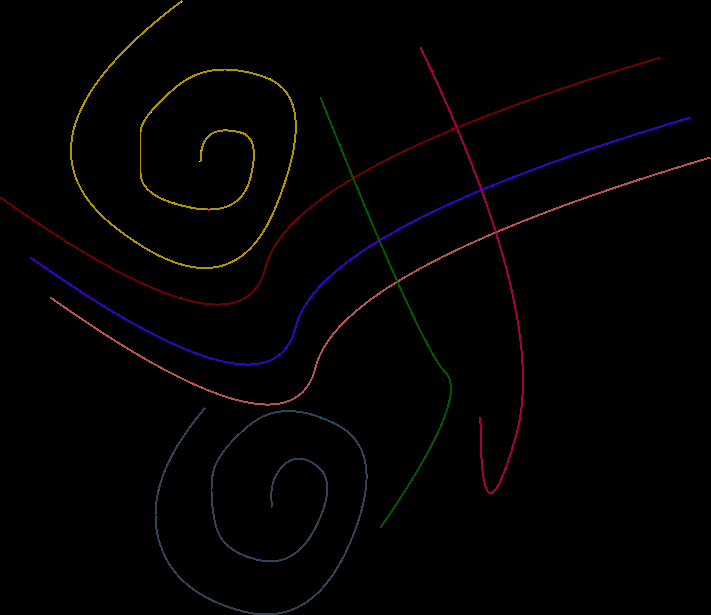
#> input picture demo/data/image1.png, 711 x 615 px
$ python main.py
#> lines starting #> are read from the running program, lines starting #| are printed output that depends on the picture; after the words box and inside, x2 and y2 are one past the last pixel; in counts of white or black regions, pixels touching at a corner belong together
### demo/extract_image_masks.py
import cv2 as cv
import numpy as np
from sklearn.cluster import KMeans

np.set_printoptions(threshold=np.inf)

def get_curve_masks(image_path : str, number_of_curves: int):
# Read the image
#> called with image_path = 'data/image1.png', number_of_curves = 7
    image = cv.imread(image_path, cv.IMREAD_COLOR)
#> image is the input picture: shape (615, 711, 3); mean B, G, R 1.5, 1.5, 2.7
    image = cv.cvtColor(image, cv.COLOR_BGR2RGB)  # Convert to RGB

    # Filter out zero-value pixels (black color)
    non_black_pixels = image[np.any(image != [0, 0, 0], axis=-1)]

    # Reshape the non-black pixels to be a list of pixels
    pixels = non_black_pixels.reshape((-1, 3))

    # Use KMeans to find the dominant colors
    num_colors = number_of_curves  # Number of colors to identify
    kmeans = KMeans(n_clusters=num_colors)
    kmeans.fit(pixels)

    # Get the cluster centers (the dominant colors)
    colors = kmeans.cluster_centers_.astype(int)

    # Create masks for each color
    masks = []
    for color in colors:
        lower_bound = np.array(
            [max(c - 5, 0) if c != 0 else 0 for c in color], dtype=np.uint8
        )
        upper_bound = np.array(
            [min(c + 5, 255) if c != 0 else 0 for c in color], dtype=np.uint8
        )
        print(color, lower_bound, upper_bound)
        mask = cv.inRange(image, lower_bound, upper_bound)
        masks.append(mask)
#> this loop made 7 passes
#> pass 1, in get_curve_masks, `mask = cv.inRange(image, lower_bound, upper_bound)`:
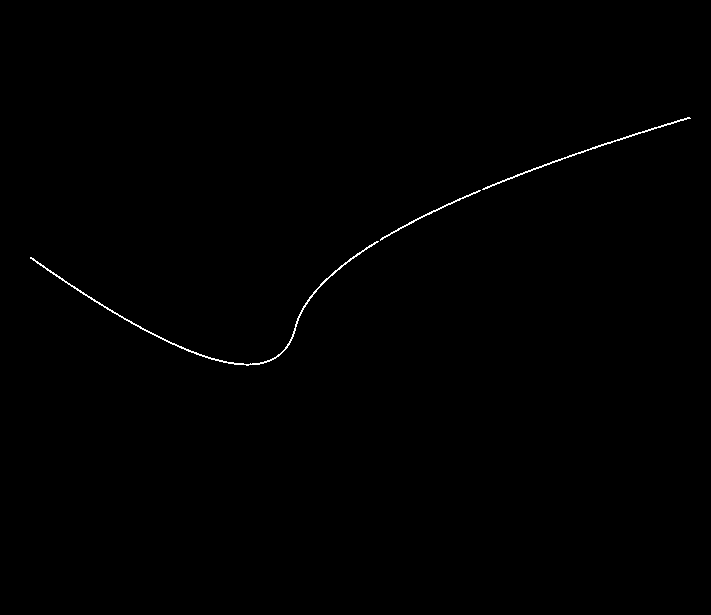
#> mask: shape (615, 711); 0.33% white in thin lines or dots, all inside (x1, y1, x2, y2) = (30, 117, 691, 366)
#> pass 2, in get_curve_masks, `mask = cv.inRange(image, lower_bound, upper_bound)`:
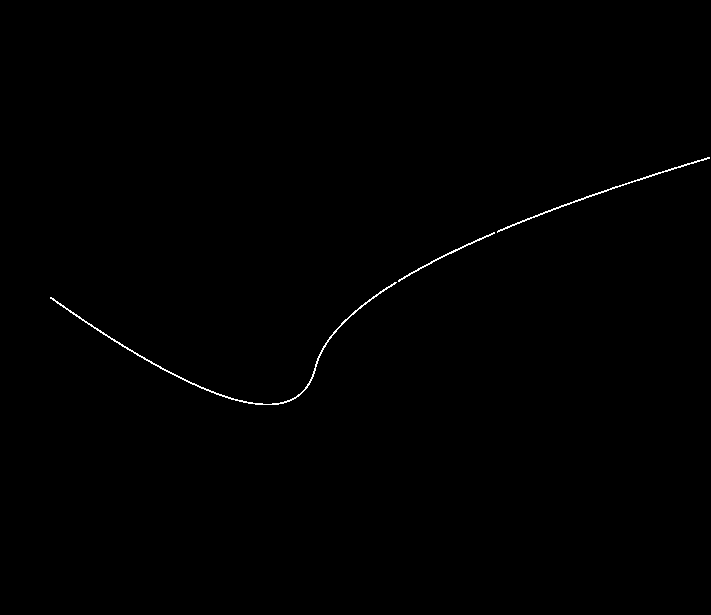
#> mask: shape (615, 711); 0.32% white in thin lines or dots, all inside (x1, y1, x2, y2) = (50, 157, 710, 405)
#> pass 3, in get_curve_masks, `mask = cv.inRange(image, lower_bound, upper_bound)`:
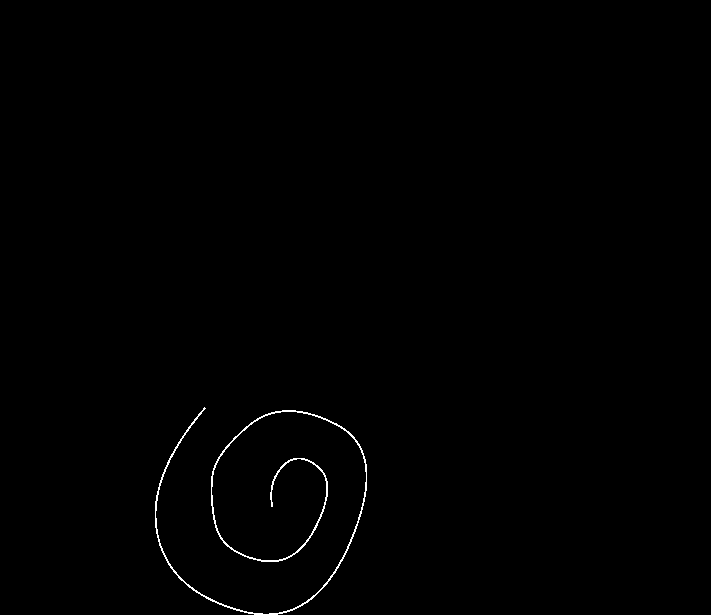
#> mask: shape (615, 711); 0.43% white in thin lines or dots, all inside (x1, y1, x2, y2) = (155, 407, 367, 615)
#> after the loop, masks = 7 items
    return masks

### demo/split_contour.py
import numpy as np
import cv2

def compute_cumulative_distance(points):
    """Compute cumulative traversal distance along the looped curve."""
    distances = np.zeros(len(points))
    for i in range(1, len(points)):
        distances[i] = distances[i - 1] + np.linalg.norm(points[i] - points[i - 1])
    return distances

def find_farthest_points_on_loop(points):
    """
    Finds the two farthest points on a closed curve using accumulated traversal distance.

    :param points: np.array of shape (N, 2), where each row is (x, y)
    :return: (index1, index2) of the two farthest points
    """
    points = np.array(points)  # Ensure it's a NumPy array

    # Step 1: Compute cumulative traversal distance along the curve
    distances = compute_cumulative_distance(points)

    # Step 2: Find total curve length
    total_length = distances[-1]

    # Step 3: Find the point where distance reaches half of total length
    half_distance = total_length / 2
    idx2 = np.searchsorted(distances, half_distance)  # Find the closest index

    # Start point is always the first point
    idx1 = 0

    return idx1, idx2, total_length
def extract_curve_from_mask_v1(image: cv2.typing.MatLike):
    # Convert the image to grayscale
    bgr = cv2.cvtColor(image, cv2.COLOR_RGB2BGR)
    gray = cv2.cvtColor(bgr, cv2.COLOR_BGR2GRAY)

    gray = cv2.GaussianBlur(gray, (3, 3), 1)


    # Ensure the image is binary
    _, binary_image = cv2.threshold(gray, 0, 255, cv2.THRESH_BINARY)

    # Find contours in the skeletonized image
    contours, _ = cv2.findContours(binary_image, cv2.RETR_TREE, cv2.CHAIN_APPROX_NONE)
    cv2.drawContours(binary_image, contours, -1, (255, 255, 255), 1)

    contours, _ = cv2.findContours(binary_image, cv2.RETR_TREE, cv2.CHAIN_APPROX_NONE)


    #draw contours with color blue and thickness 5

    # cv2.imshow("contours", bgr)
    # cv2.waitKey(0)

    paths = []
    colors = [(100, 200, 255), (0, 255, 0), (255, 0, 0), (255, 255, 0), (0, 255, 255), (255, 0, 255), (100, 105, 255), (0, 0, 0)]
    for i, contour in enumerate(contours):
        # Reshape the contour to a list of (x, y) points
        contour_points = contour.reshape(-1, 2)

        idx1, idx2, total_length = find_farthest_points_on_loop(contour_points)

        if (total_length < 5):
            continue

        print(f"Farthest points indices: {idx1}, {idx2}")
        print(f"Farthest points: {contour_points[idx1]}, {contour_points[idx2]}")
        print("total length of the contour", total_length)
        print(f"first point {contour_points[0]}, last point {contour_points[-1]}")


        # copy all the points from start to end
        path = contour_points[idx1:idx2 + 1]

        # [8 lines of commented-out code are left out]

        print("drawing line with path len", len(path))
        cv2.drawContours(bgr, [contour], -1, (255, 255, 255), 2)
        for j in range(len(path) - 1):
            cv2.line(bgr, tuple(path[j]), tuple(path[j+1]), colors[i % len(colors)], 2)
        cv2.circle(bgr, tuple(path[0]), 5, (0, 0, 255), -1)
        cv2.circle(bgr, tuple(path[-1]), 5, (0, 0, 255), -1)

        cv2.circle(bgr, tuple(contour_points[idx1]), 5, (255, 200, 0), -1)
        cv2.circle(bgr, tuple(contour_points[idx2]), 5, (255, 200, 0), -1)

        cv2.imshow("paths", bgr)
        cv2.waitKey(0)

        paths.append(path)

    # cv2.imshow("final image", bgr)
    # cv2.waitKey(0)
    return paths


# if __name__ == "__main__":

#     image = cv2.imread("../data/mask_3.png", cv2.IMREAD_COLOR)
#     extract_curve_from_mask(image)

### demo/curve_extraction_utils.py
import cv2
import numpy as np
import math
import matplotlib.pyplot as plt
from split_contour import extract_curve_from_mask_v1

def extract_curve_from_mask(image: cv2.typing.MatLike):
    # # Convert the image to grayscale
    # bgr = cv2.cvtColor(image, cv2.COLOR_RGB2BGR)
    # gray = cv2.cvtColor(bgr, cv2.COLOR_BGR2GRAY)

    # # Ensure the image is binary
    # _, binary_image = cv2.threshold(gray, 0, 255, cv2.THRESH_BINARY)

    # # Find contours in the skeletonized image
    # contours, _ = cv2.findContours(binary_image, cv2.RETR_TREE, cv2.CHAIN_APPROX_NONE)
    # # draw contours with color blue and thickness 5
    # # cv2.drawContours(bgr, contours, -1, (255, 255, 0), 2)
    # # cv2.imshow("contours", bgr)
    # # cv2.waitKey(0)

    paths = extract_curve_from_mask_v1(image)

    # [39 lines of commented-out code are left out]

    cv2.imshow("paths", image)
    cv2.waitKey(0)

    def get_distance(path1, path2):
        return np.linalg.norm(path1 - path2)

    # # Sort the paths based on the distance between the end of one path and the start of the next
    # do this for all paths, they can be in any order
    print("total paths", len(paths))

    # write all paths to a file (dynamically named)
    f = open("current_points.txt", "w")
    for path in paths:
        f.write("\n === path start ==== \n")

        # write first 5 points and last 5 points
        for i, point in enumerate(path):
            if i < 5 or i > len(path) - 6:
                x, y = point
                f.write(f"[{x}, {y}]\n")

    final_path = paths[0]
    paths.pop(0)
    threshold = 15
    consecquent_errors = 0
    while len(paths) > 0:
        for i, path in enumerate(paths):
            # if len(path) <= 10:
            #     paths.pop(i)
            #     continue
            start_to_end = get_distance(final_path[0], path[-1])
            end_to_start = get_distance(final_path[-1], path[0])
            start_to_start = get_distance(final_path[0], path[0])
            end_to_end = get_distance(final_path[-1], path[-1])
            print("trying to merge contour", i)
            print("start to end and (start, end)", start_to_end, final_path[0], path[-1])
            print("end to start and (end, start)", end_to_start, final_path[-1], path[0])
            print("start to start and (start, start)", start_to_start, final_path[0], path[0])
            print("end to end and (end, end)", end_to_end, final_path[-1], path[-1])

            if start_to_end < threshold:
                print("start to end", start_to_end)
                final_path = np.concatenate((path, final_path))
                paths.pop(i)
                consecquent_errors = 0
                break
            elif end_to_start < threshold:
                print("end to start", end_to_start)
                final_path = np.concatenate((final_path, path))
                paths.pop(i)
                consecquent_errors = 0
                break
            elif start_to_start < threshold:
                print("start to start", start_to_start)
                final_path = np.concatenate((path[::-1], final_path))
                paths.pop(i)
                consecquent_errors = 0
                break
            elif end_to_end < threshold:
                print("end to end", end_to_end)
                final_path = np.concatenate((final_path, path[::-1]))
                paths.pop(i)
                consecquent_errors = 0
                break
            else:
                print("No match found")
                consecquent_errors += 1
                threshold += 10

            if consecquent_errors > 15:
                print("consecquent_errors", consecquent_errors)
                print("Could not find a match for the path")
                exit(1)


            # see if any of these lines are over another, for example, when the path is reversing
            # there can be chances that one path/line is over another
            # identify such cases and try to merge them
            # if there are no matches, but the path is over another path, then try to merge them

            # for j in range(len(final_path) - 1):
            #     cv2.line(image, tuple(final_path[j]), tuple(final_path[j+1]), (255, 255, 255), 2)

            # # draw a circle at the start and end of the final path
            # cv2.circle(image, tuple(final_path[0]), 5, (0, 0, 255), -1)
            # cv2.circle(image, tuple(final_path[-1]), 5, (0, 0, 255), -1)

            # cv2.imshow("new path - ", image)
            # cv2.waitKey(0)

        if consecquent_errors == 0:
            threshold = 15


    # [7 lines of commented-out code are left out]
    return final_path

### demo/motion_model_utils.py
import numpy as np


def calculate_velocity_and_theta(coords):
    """
    Calculate velocity and orientation (theta) between consecutive points.

    Args:
    coords: List of (x, y) coordinates

    Returns:
    velocities: List of velocities between points
    thetas: List of orientations (theta) between points
    """
    velocities = []
    thetas = []
    velocities.append(0)  # Assume initial velocity is 0
    thetas.append(0)  # Assume initial orientation is 0

    for i in range(1, len(coords)):
        x0, y0 = coords[i - 1]
        x1, y1 = coords[i]
        dx = x1 - x0
        dy = y1 - y0

        distance = np.sqrt(dx**2 + dy**2)
        velocities.append(distance)  # Assuming unit time interval for simplicity

        theta = np.arctan2(dy, dx)
        thetas.append(theta)

    return velocities, thetas


def downsample_path(coords, target_distance):
    """
    Downsample the path to have points approximately every target_distance meters apart.

    Args:
    coords: List of (x, y) coordinates
    target_distance: Desired distance between consecutive points in the reduced path

    Returns:
    reduced_coords: Downsampled list of coordinates
    """
    reduced_coords = [coords[0]]
    accumulated_distance = 0.0

    for i in range(1, len(coords)):
        x0, y0 = reduced_coords[-1]
        x1, y1 = coords[i]

        segment_distance = np.sqrt((x1 - x0) ** 2 + (y1 - y0) ** 2)
        accumulated_distance += segment_distance

        if accumulated_distance >= target_distance:
            reduced_coords.append((x1, y1))
            accumulated_distance = 0.0  # Reset for next segment

    # Ensure the last point is included
    if reduced_coords[-1] != coords[-1]:
        reduced_coords.append(coords[-1])

    return reduced_coords


# [23 lines of commented-out code are left out]

### demo/coords_animation.py
import matplotlib.pyplot as plt
import matplotlib.animation as animation


class Animation:
    def __init__(self, paths):
        self.paths = paths

    def animate_paths(self):
        # Number of frames per second
        frames_per_second = 20

        # Time interval between frames in milliseconds
        interval = int(1000 / frames_per_second)

        # Prepare the figure and axis
        fig, ax = plt.subplots()
        ax.set_xlim(0, 1000)
        ax.set_ylim(0, 1000)

        # Colors for each path
        colors = ['r', 'b', 'g', 'c', 'm', 'y', 'orange', 'purple', 'brown', 'pink']

        max_frames = max(len(path) for path in self.paths)

        # Create empty plot objects for each vehicle and trail
        trails = [ax.plot([], [], '-', color=colors[i % len(colors)], linewidth=2, alpha=0.5)[0] for i in range(len(self.paths))]

        def init():
            """Initialize all objects to empty."""
            for trail in trails:
                trail.set_data([], [])
            return trails

        # [8 lines left out: function update, not called in this run]

        # Create the animation
        ani = animation.FuncAnimation(fig, update, frames=max_frames, init_func=init, blit=True, interval=interval)

        # Show the animation
        plt.title("Extracted paths")
        plt.xlabel("X Position")
        plt.ylabel("Y Position")
        plt.grid(True)
        plt.show()
        pass

### demo/main.py

from extract_image_masks import get_curve_masks
from curve_extraction_utils import extract_curve_from_mask
from motion_model_utils import downsample_path, calculate_velocity_and_theta


from coords_animation import Animation

import cv2 as cv

# Optionally, you can visualize the masks
def visaulize_image(image):
    cv.imshow("final image", image)
    cv.waitKey(0)
    cv.destroyAllWindows()

#masks = get_curve_masks("data/test2.png", 3)  ## NOTEEEEE: when editing, change the num of paths as well
masks = get_curve_masks("data/image1.png", 7)
#> masks = 7 items

# for mask in masks:
#     visaulize_image(mask)

paths = []
sampled_paths = []
for i, mask in enumerate(masks):
    visaulize_image(mask)
    path = extract_curve_from_mask(mask)
    #cv.imwrite(f"data/mask_{i}.png", mask)
    print(type(path))
    print(type(path[0]))
    list_of_tuple = list(map(tuple, path))
    reduced_coords = downsample_path(list_of_tuple, 2.0)
    velocities, thetas = calculate_velocity_and_theta(reduced_coords)
    paths.append(path)
    sampled_paths.append(reduced_coords)
#> this loop made 7 passes
#> reduced_coords on passes 1 to 7: [(686, 116)], [(706, 156)], [(203, 406)], [(419, 46)], [(179, 0)], [(656, 56)], [(319, 96)]
#> (printed output is left out)
#> pass 1, in extract_curve_from_mask_v1, `_, binary_image = cv2.threshold(gray, 0, 255, cv2.THRESH_BINARY)`:
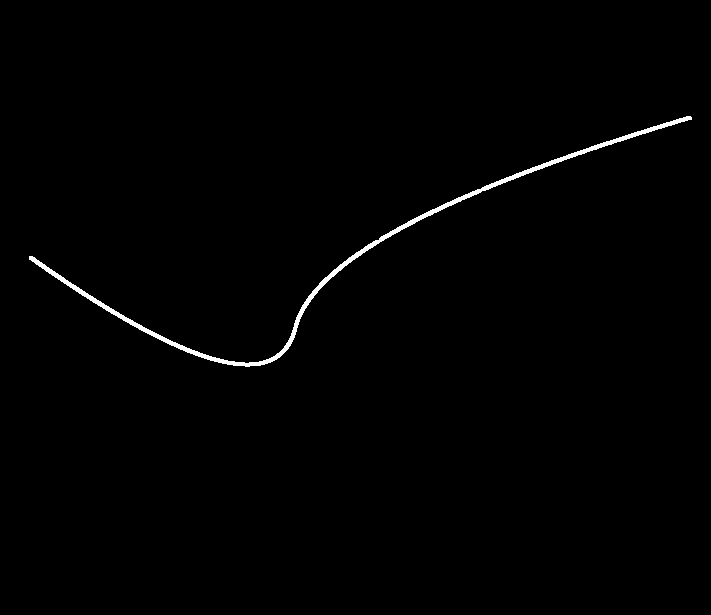
#> binary_image: shape (615, 711); 0.79% white; 1 white region, box (x1, y1, x2, y2) and area: (29, 116, 692, 367) 3463
#> pass 1, in extract_curve_from_mask_v1, `cv2.imshow("paths", bgr)`:
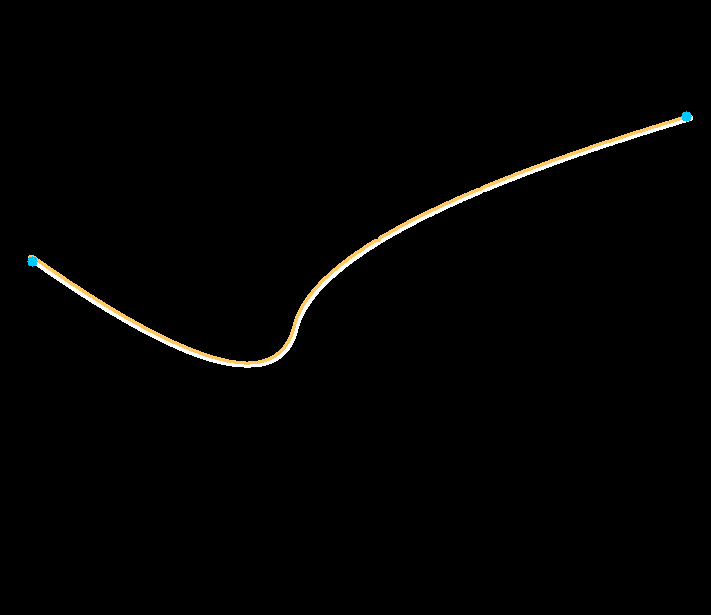
#> window 'paths': shape (615, 711, 3); mean B, G, R 2.3, 2.9, 3.1
#> after the loop, paths = 7 items; sampled_paths = 7 items

animation = Animation(sampled_paths)
animation.animate_paths()
#> in animate_paths, `max_frames = max(len(path) for path in self.paths)`: max_frames = 484
#> in animate_paths, `trails = [ax.plot([], [], '-', color=colors[i % len(colors)], linewidt..`: trails = 7 items
#> the loop in init, `for trail in trails:` made 7 passes
#> the loop in init (call 2), `for trail in trails:` made 7 passes
#> in animate_paths, `plt.show()`:
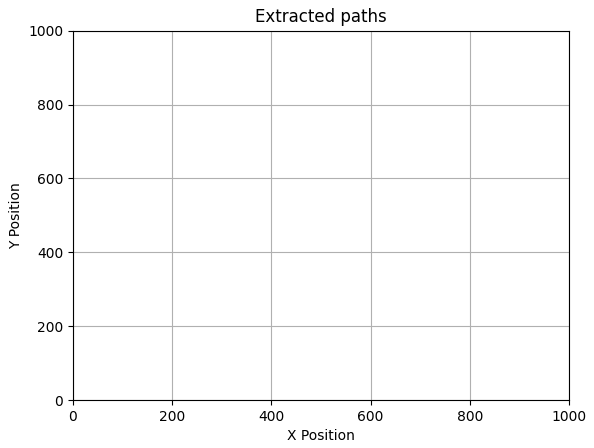
#> figure drawn by matplotlib, 1 panel

$ run again, with path_extraction/data/mask_3.png copied over demo/data/image1.png
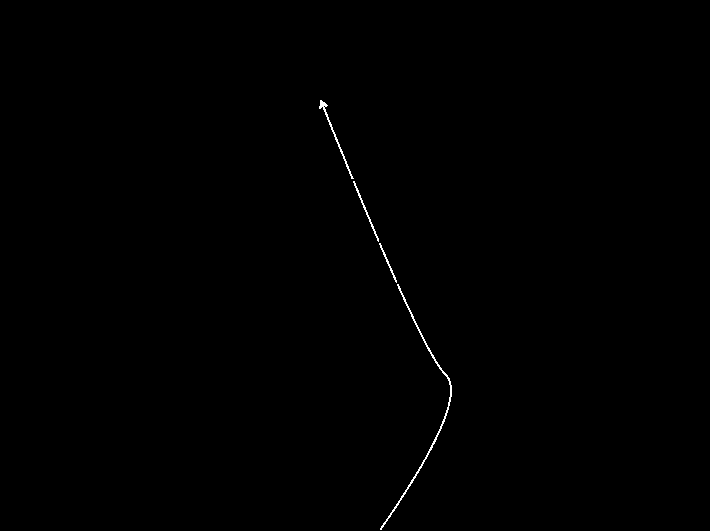
#> input picture path_extraction/data/mask_3.png, 710 x 531 px
#> in get_curve_masks, image is the input picture: shape (531, 710, 3); 0.25% white in thin lines or dots, all inside (x1, y1, x2, y2) = (319, 100, 452, 530)
#> non_black_pixels = 928 rows, first 8: [255, 255, 255], [255, 255, 255], [255, 255, 255], [255, 255, 255], [255, 255, 255], [255, 255, 255], [255, 255, 255], [255, 255, 255]
#> pixels has the same summary as non_black_pixels
#> after the loop in get_curve_masks, `for color in colors:`: masks = 7 items
#> the loop `for i, mask in enumerate(masks):` made 7 passes
#> (printed output is left out)
#> pass 1, in extract_curve_from_mask_v1, `_, binary_image = cv2.threshold(gray, 0, 255, cv2.THRESH_BINARY)`:
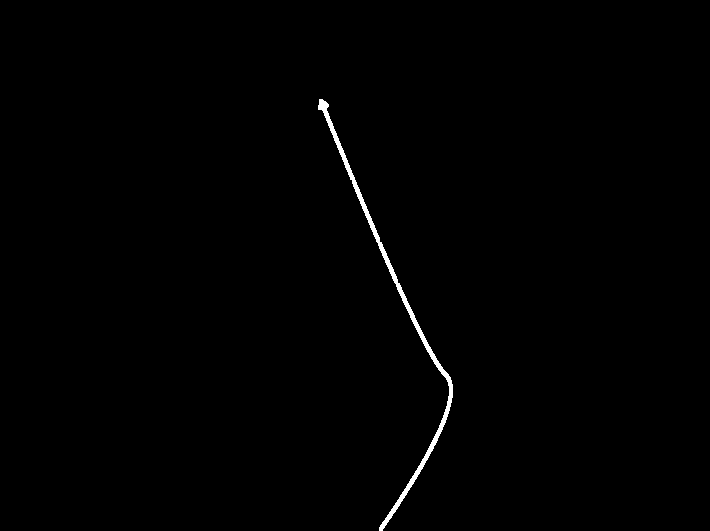
#> binary_image: shape (531, 710); 0.59% white; 1 white region, box (x1, y1, x2, y2) and area: (318, 99, 453, 531) 2210
#> pass 1, in extract_curve_from_mask_v1, `cv2.imshow("paths", bgr)`:
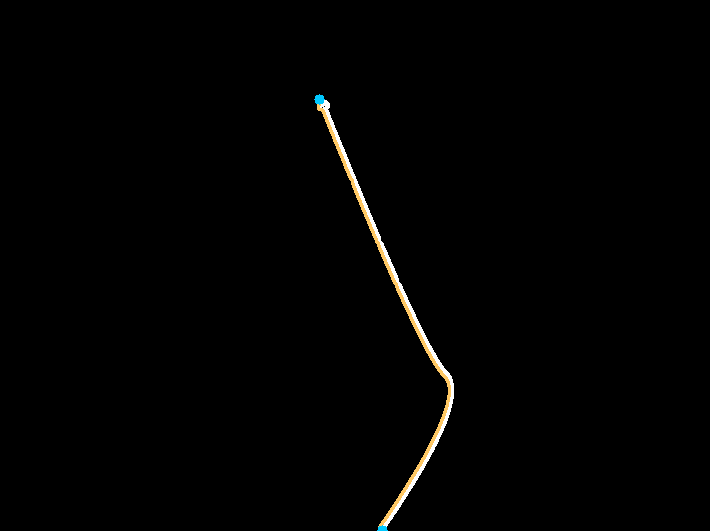
#> window 'paths': shape (531, 710, 3); mean B, G, R 1.7, 2.1, 2.3
#> max_frames = 220
#> trails = 7 items
#> the loop in init, `for trail in trails:` made 7 passes
#> the loop in init (call 2), `for trail in trails:` made 7 passes
